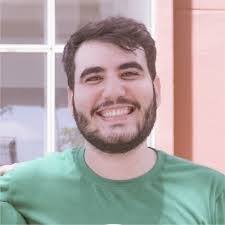
#> input picture computer-vision/book_practical_python_and_opencv/chapter 04/rapela.jpg, 225 x 225 px
$ python 4.4.py --image rapela.jpg
#> lines starting #> are read from the running program, lines starting #| are printed output that depends on the picture
from __future__ import print_function
import argparse
import cv2

ap = argparse.ArgumentParser()
ap.add_argument("-i", "--image", required = True, help = "Path to the image")
args = vars(ap.parse_args())

image = cv2.imread(args["image"])
#> image is the input picture: shape (225, 225, 3); mean B, G, R 164.9, 166, 174
cv2.imshow("Original", image)
cv2.waitKey(0)

cv2.imshow("Cropped", image[20:150, 55:170])
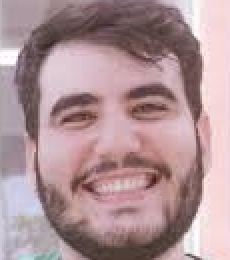
#> window 'Cropped': shape (130, 115, 3) (shown 2 times larger); mean B, G, R 150.4, 146.4, 174.3
cv2.waitKey(0)
